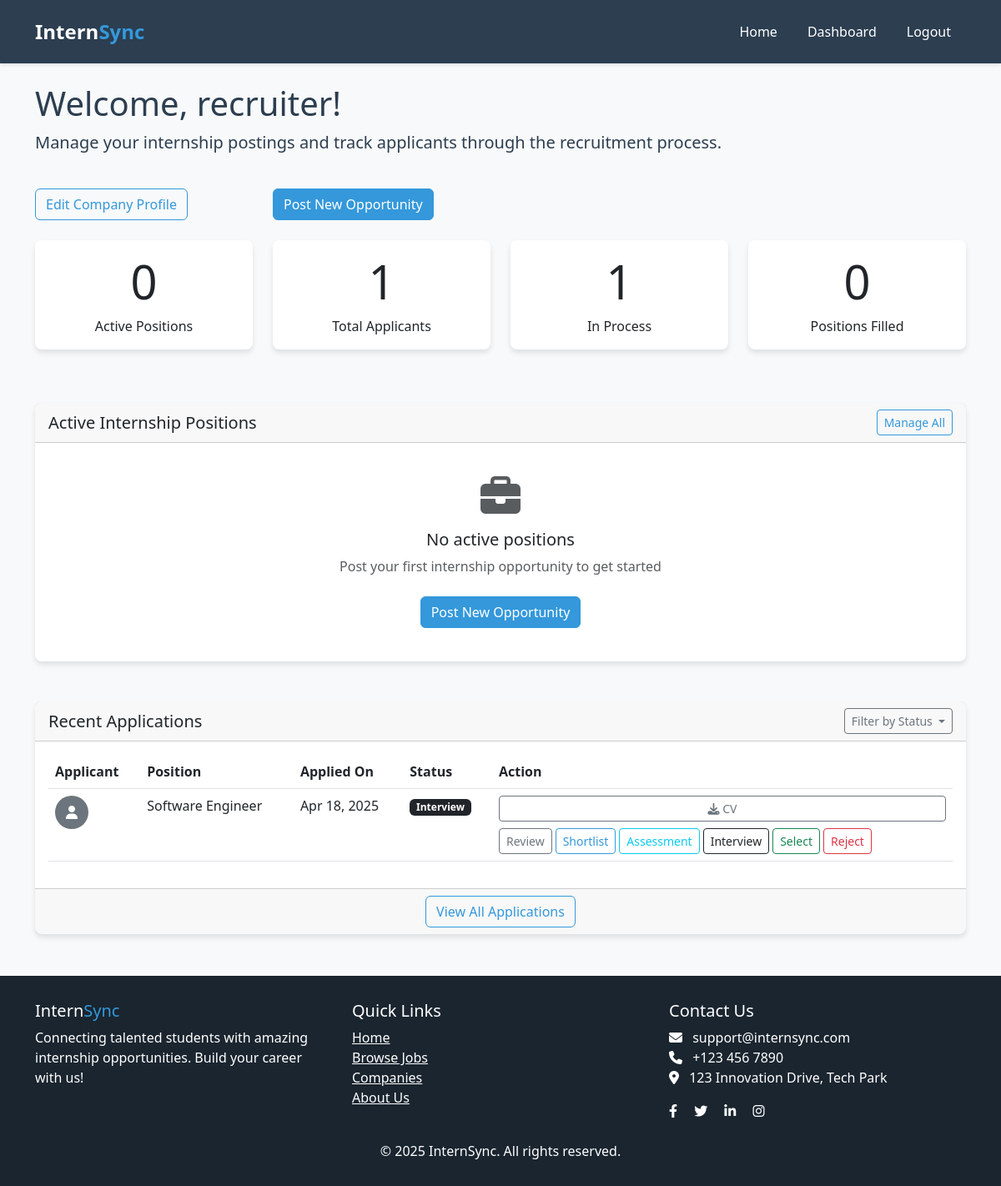
Page /dashboard/recruiter/ (signed in) on the committed database.
### authentication/models.py (models this page shows, shortened)
class CustomUser(AbstractUser):
    STUDENT = 'student'
    RECRUITER = 'recruiter'
    ADMIN = 'admin'
    ROLE_CHOICES = [
        (STUDENT, 'Student'),
        (RECRUITER, 'Recruiter'),
        (ADMIN, 'Admin'),
    ]
    role = models.CharField(max_length=10, choices=ROLE_CHOICES)
    email = models.EmailField(unique=True)
    def is_student(self):
        return self.role == self.STUDENT
    def is_recruiter(self):
        return self.role == self.RECRUITER

### functionality/models.py (models this page shows, shortened)
class Application(models.Model):
    PENDING = 'pending'
    UNDER_REVIEW = 'under_review'
    SHORTLISTED_OA = 'shortlisted_oa'
    COMPLETED_OA = 'completed_oa'
    SHORTLISTED_INTERVIEW = 'shortlisted_interview'
    SELECTED = 'selected'
    REJECTED = 'rejected'
    STATUS_CHOICES = [
        (PENDING, 'Pending'),
        (UNDER_REVIEW, 'Under Review'),
        (SHORTLISTED_OA, 'Shortlisted for Online Assessment'),
        (COMPLETED_OA, 'Completed Online Assessment'),
        (SHORTLISTED_INTERVIEW, 'Shortlisted for Interview'),
        (SELECTED, 'Selected'),
        (REJECTED, 'Rejected'),
    ]
    student = models.ForeignKey(Student, on_delete=models.CASCADE)
    job = models.ForeignKey(Job, on_delete=models.CASCADE)
    status = models.CharField(max_length=30, choices=STATUS_CHOICES, default=PENDING)
    preference_order = models.PositiveIntegerField(default=1)
    applied_date = models.DateTimeField(auto_now_add=True)
    class Meta:
        unique_together = ('student', 'job')

class Job(models.Model):
    NORMAL = 'normal'
    FAST_TRACK = 'fast_track'
    SELECTION_TYPES = [
        (NORMAL, 'Normal Selection Process'),
        (FAST_TRACK, 'Fast Track Selection'),
    ]
    recruiter = models.ForeignKey(Recruiter, on_delete=models.CASCADE)
    title = models.CharField(max_length=200)
    description = models.TextField()
    criteria = models.TextField(help_text="Eligibility criteria for the job")
    selection_type = models.CharField(max_length=20, choices=SELECTION_TYPES, default=NORMAL)
    posted_date = models.DateTimeField(default=timezone.now)
    last_date_to_apply = models.DateTimeField()
    is_active = models.BooleanField(default=True)
    position = models.CharField(max_length=100)
    location = models.CharField(max_length=100)
    salary_range = models.CharField(max_length=100, blank=True, null=True)

### authentication/views.py (the view)
# urls.py: path('dashboard/recruiter/', views.recruiter_dashboard, name='recruiter_dashboard'),
@recruiter_required
def recruiter_dashboard(request):
    recruiter = request.user.recruiter
    all_jobs = Job.objects.filter(recruiter=recruiter)
    active_jobs = all_jobs.filter(is_active=True, last_date_to_apply__gt=timezone.now())
    for job in active_jobs:
        job.applications_count = Application.objects.filter(job=job).count()
    status_filter = request.GET.get('status', None)
    applications_query = Application.objects.filter(job__recruiter=recruiter)
    if status_filter:
        applications_query = applications_query.filter(status=status_filter)
    recent_applications = applications_query.order_by('-applied_date')[:10]
    stats = {
        'active_jobs_count': active_jobs.count(),
        'total_applications': Application.objects.filter(job__recruiter=recruiter).count(),
        'in_process_count': Application.objects.filter(
            job__recruiter=recruiter,
            status__in=['under_review', 'shortlisted_oa', 'completed_oa', 'shortlisted_interview']
        ).count(),
        'positions_filled': Application.objects.filter(
            job__recruiter=recruiter,
            status='selected'
        ).count(),
    }
    context = {
        'active_jobs': active_jobs,
        'recent_applications': recent_applications,
        'stats': stats,
    }
    return render(request, 'recruiter_dashboard.html', context)

### templates/recruiter_dashboard.html (shortened to what this page needs)
{% extends 'base.html' %}
{% load static %}
{% block content %}
<div class="container my-4">
    <div class="row mb-4">
        <div class="col-12">
            <h1 class="mb-2">Welcome, {{ user.username }}!</h1>
            <p class="lead">Manage your internship postings and track applicants through the recruitment process.</p>
        </div>
    </div>
    <div class="row mb-4">
        <div class="col-6 col-md-3">
            <a href="{% url 'edit_profile' %}" class="btn btn-outline-primary btn-block">Edit Company Profile</a>
        </div>
        <div class="col-6 col-md-3">
            <a href="{% url 'create_job' %}" class="btn btn-primary btn-block">Post New Opportunity</a>
        </div>
    </div>
    <div class="row mb-5">
        <div class="col-6 col-md-3 mb-3">
            <div class="card h-100 text-center">
                <div class="card-body">
                    <h2 class="card-title display-4">{{ stats.active_jobs_count }}</h2>
                    <p class="card-text">Active Positions</p>
                </div>
            </div>
        </div>
        <div class="col-6 col-md-3 mb-3">
            <div class="card h-100 text-center">
                <div class="card-body">
                    <h2 class="card-title display-4">{{ stats.total_applications }}</h2>
                    <p class="card-text">Total Applicants</p>
                </div>
            </div>
        </div>
        <div class="col-6 col-md-3 mb-3">
            <div class="card h-100 text-center">
                <div class="card-body">
                    <h2 class="card-title display-4">{{ stats.in_process_count }}</h2>
                    <p class="card-text">In Process</p>
                </div>
            </div>
        </div>
        <div class="col-6 col-md-3 mb-3">
            <div class="card h-100 text-center">
                <div class="card-body">
                    <h2 class="card-title display-4">{{ stats.positions_filled }}</h2>
                    <p class="card-text">Positions Filled</p>
                </div>
            </div>
        </div>
    </div>
    <div class="row mb-5">
        <div class="col-12">
            <div class="card">
                <div class="card-header d-flex justify-content-between align-items-center">
                    <h5 class="mb-0">Active Internship Positions</h5>
                    <a href="{% url 'all_applications' %}" class="btn btn-sm btn-outline-primary">Manage All</a>
                </div>
                <div class="card-body">
                    {% if active_jobs %}
                        <div class="table-responsive">
                            <table class="table table-hover">
                                <thead>
                                    <tr>
                                        <th>Position</th>
                                        <th>Applications</th>
                                        <th>Posted On</th>
                                        <th>Deadline</th>
                                        <th>Status</th>
                                    </tr>
                                </thead>
                                <tbody>
                                    {% for job in active_jobs %}
                                    <tr>
                                        <td>
                                            <strong>{{ job.title }}</strong>
                                            <br>
                                            <small class="text-muted">{{ job.location }}</small>
                                        </td>
                                        <td>{{ job.applications_count }}</td>
                                        <td>{{ job.posted_date|date:"M d, Y" }}</td>
                                        <td>{{ job.last_date_to_apply|date:"M d, Y" }}</td>
                                        <td>
                                            {% if job.is_active %}
                                                <span class="badge bg-primary">Active</span>
                                            {% else %}
                                                <span class="badge bg-secondary">Inactive</span>
                                            {% endif %}
                                        </td>
                                    </tr>
                                    {% endfor %}
                                </tbody>
                            </table>
                        </div>
                    {% else %}
                        <div class="text-center py-4">
                            <div class="mb-3">
                                <i class="fa fa-briefcase fa-3x text-muted"></i>
                            </div>
                            <h5>No active positions</h5>
                            <p class="text-muted">Post your first internship opportunity to get started</p>
                            <a href="{% url 'create_job' %}" class="btn btn-primary mt-2">Post New Opportunity</a>
                        </div>
                    {% endif %}
                </div>
            </div>
        </div>
    </div>
    <div class="row mb-4">
        <div class="col-12">
            <div class="card">
                <div class="card-header d-flex justify-content-between align-items-center">
                    <h5 class="mb-0">Recent Applications</h5>
                    <div class="dropdown">
                        <button class="btn btn-sm btn-outline-secondary dropdown-toggle" type="button" id="filterDropdown" data-toggle="dropdown" aria-haspopup="true" aria-expanded="false">
                            Filter by Status
                        </button>
                    </div>
                </div>
                <div class="card-body">
                    {% if recent_applications %}
                        <div class="table-responsive">
                            <table class="table table-hover">
                                <thead>
                                    <tr>
                                        <th>Applicant</th>
                                        <th>Position</th>
                                        <th>Applied On</th>
                                        <th>Status</th>
                                        <th>Action</th>
                                    </tr>
                                </thead>
                                <tbody>
                                    {% for app in recent_applications %}
                                    <tr>
                                        <td>
                                            <div class="d-flex align-items-center">
                                                {% if app.student.profile_pic %}
                                                    <img src="{{ app.student.profile_pic.url }}" alt="Profile" class="rounded-circle mr-2" style="width: 40px; height: 40px;">
                                                {% else %}
                                                    <div class="rounded-circle bg-secondary text-white d-flex align-items-center justify-content-center mr-2" style="width: 40px; height: 40px;">
                                                        <i class="fa fa-user"></i>
                                                    </div>
                                                {% endif %}
                                            </div>
                                        </td>
                                        <td>{{ app.job.title }}</td>
                                        <td>{{ app.applied_date|date:"M d, Y" }}</td>
                                        <td>
                                            {% if app.status == 'pending' %}
                                                <span class="badge bg-info text-dark">New</span>
                                            {% elif app.status == 'under_review' %}
                                                <span class="badge bg-secondary">Under Review</span>
                                            {% elif app.status == 'shortlisted_oa' %}
                                                <span class="badge bg-primary">Shortlisted</span>
                                            {% elif app.status == 'completed_oa' %}
                                                <span class="badge bg-warning text-dark">Assessment</span>
                                            {% elif app.status == 'shortlisted_interview' %}
                                                <span class="badge bg-dark">Interview</span>
                                            {% elif app.status == 'selected' %}
                                                <span class="badge bg-success">Selected</span>
                                            {% elif app.status == 'rejected' %}
                                                <span class="badge bg-danger">Rejected</span>
                                            {% endif %}
                                        </td>
                                        <td>
                                            <div class="d-grid gap-1">
                                                <a href="{% url 'download_cv' app.id %}" class="btn btn-sm btn-outline-secondary">
                                                    <i class="fa fa-download"></i> CV
                                                </a>
                                                <div class="d-flex flex-wrap gap-1 mt-1">
                                                    <a href="{% url 'update_application_status' app.id 'under_review' %}" class="btn btn-sm btn-outline-secondary">Review</a>
                                                    <a href="{% url 'update_application_status' app.id 'shortlisted_oa' %}" class="btn btn-sm btn-outline-primary">Shortlist</a>
                                                    <a href="{% url 'update_application_status' app.id 'completed_oa' %}" class="btn btn-sm btn-outline-info">Assessment</a>
                                                    <a href="{% url 'update_application_status' app.id 'shortlisted_interview' %}" class="btn btn-sm btn-outline-dark">Interview</a>
                                                    <a href="{% url 'update_application_status' app.id 'selected' %}" class="btn btn-sm btn-outline-success">Select</a>
                                                    <a href="{% url 'update_application_status' app.id 'rejected' %}" class="btn btn-sm btn-outline-danger">Reject</a>
                                                </div>
                                            </div>
                                        </td>
                                    </tr>
                                    {% endfor %}
                                </tbody>
                            </table>
                        </div>
                    {% endif %}
                </div>
                {% if recent_applications %}
                <div class="card-footer text-center">
                    <a href="{% url 'all_applications' %}" class="btn btn-outline-primary">View All Applications</a>
                </div>
                {% endif %}
            </div>
        </div>
    </div>
</div>
{% endblock %}

### rows in the picture
CustomUser: username "recruiter"
Application: job "Software Engineer", applied_date "Apr 18, 2025", shows "Interview"

### other values in the picture
{{ stats.active_jobs_count }} "0"
{{ stats.total_applications }} "1"
{{ stats.in_process_count }} "1"
{{ stats.positions_filled }} "0"
